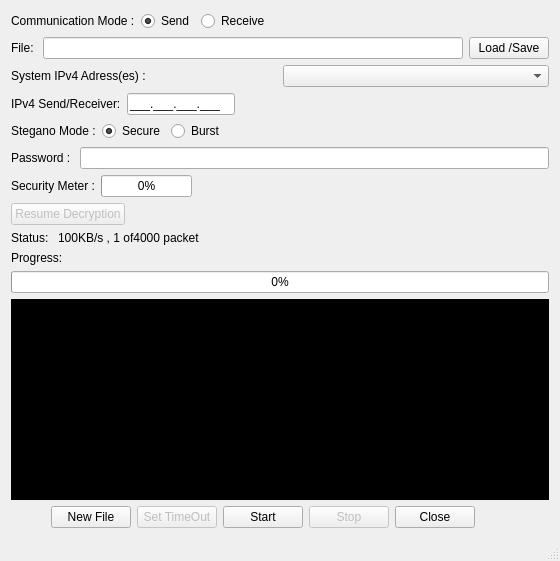
<?xml version="1.0" encoding="UTF-8"?>
<ui version="4.0">
 <class>MainWindow</class>
 <widget class="QMainWindow" name="MainWindow">
  <property name="geometry">
   <rect>
    <x>0</x>
    <y>0</y>
    <width>560</width>
    <height>561</height>
   </rect>
  </property>
  <property name="windowTitle">
   <string>MainWindow</string>
  </property>
  <property name="unifiedTitleAndToolBarOnMac">
   <bool>false</bool>
  </property>
  <widget class="QWidget" name="centralWidget">
   <layout class="QFormLayout" name="formLayout">
    <property name="fieldGrowthPolicy">
     <enum>QFormLayout::AllNonFixedFieldsGrow</enum>
    </property>
    <item row="0" column="0">
     <layout class="QHBoxLayout" name="horizontalLayout">
      <item>
       <widget class="QLabel" name="label">
        <property name="text">
         <string>Communication Mode :</string>
        </property>
        <property name="buddy">
         <cstring>rd_send</cstring>
        </property>
       </widget>
      </item>
      <item>
       <widget class="QRadioButton" name="rd_send">
        <property name="toolTip">
         <string>&lt;html&gt;&lt;head/&gt;&lt;body&gt;&lt;p&gt;&lt;span style=&quot; font-style:italic;&quot;&gt;Click this for sending a file&lt;/span&gt;&lt;/p&gt;&lt;/body&gt;&lt;/html&gt;</string>
        </property>
        <property name="text">
         <string>Send</string>
        </property>
        <property name="checked">
         <bool>true</bool>
        </property>
        <attribute name="buttonGroup">
         <string notr="true">cmode_radio</string>
        </attribute>
       </widget>
      </item>
      <item>
       <widget class="QRadioButton" name="rd_recv">
        <property name="toolTip">
         <string>&lt;html&gt;&lt;head/&gt;&lt;body&gt;&lt;p&gt;&lt;span style=&quot; font-style:italic;&quot;&gt;Click this for receive a file&lt;/span&gt;&lt;/p&gt;&lt;/body&gt;&lt;/html&gt;</string>
        </property>
        <property name="text">
         <string>Receive</string>
        </property>
        <attribute name="buttonGroup">
         <string notr="true">cmode_radio</string>
        </attribute>
       </widget>
      </item>
     </layout>
    </item>
    <item row="1" column="0" colspan="2">
     <layout class="QHBoxLayout" name="horizontalLayout_2">
      <item>
       <widget class="QLabel" name="label_2">
        <property name="text">
         <string>File: </string>
        </property>
        <property name="buddy">
         <cstring>txt_fpath</cstring>
        </property>
       </widget>
      </item>
      <item>
       <widget class="QLineEdit" name="txt_fpath"/>
      </item>
      <item>
       <widget class="QPushButton" name="btn_load">
        <property name="text">
         <string>Load /Save</string>
        </property>
       </widget>
      </item>
     </layout>
    </item>
    <item row="3" column="0">
     <layout class="QHBoxLayout" name="horizontalLayout_4">
      <item>
       <widget class="QLabel" name="label_4">
        <property name="text">
         <string>IPv4 Send/Receiver:</string>
        </property>
        <property name="buddy">
         <cstring>txt_fsysip</cstring>
        </property>
       </widget>
      </item>
      <item>
       <widget class="QLineEdit" name="txt_fsysip">
        <property name="inputMask">
         <string>000.000.000.000;_</string>
        </property>
       </widget>
      </item>
     </layout>
    </item>
    <item row="4" column="0">
     <layout class="QHBoxLayout" name="horizontalLayout_5">
      <item>
       <widget class="QLabel" name="label_5">
        <property name="text">
         <string>Stegano Mode :</string>
        </property>
        <property name="buddy">
         <cstring>rd_burst</cstring>
        </property>
       </widget>
      </item>
      <item>
       <widget class="QRadioButton" name="rd_secure">
        <property name="text">
         <string>Secure</string>
        </property>
        <property name="checked">
         <bool>true</bool>
        </property>
       </widget>
      </item>
      <item>
       <widget class="QRadioButton" name="rd_burst">
        <property name="text">
         <string>Burst</string>
        </property>
       </widget>
      </item>
     </layout>
    </item>
    <item row="5" column="0" colspan="2">
     <layout class="QHBoxLayout" name="horizontalLayout_6">
      <item>
       <widget class="QLabel" name="label_6">
        <property name="text">
         <string>Password : </string>
        </property>
        <property name="buddy">
         <cstring>txt_passwd</cstring>
        </property>
       </widget>
      </item>
      <item>
       <widget class="QLineEdit" name="txt_passwd">
        <property name="echoMode">
         <enum>QLineEdit::Password</enum>
        </property>
       </widget>
      </item>
     </layout>
    </item>
    <item row="6" column="0">
     <layout class="QHBoxLayout" name="horizontalLayout_7">
      <item>
       <widget class="QLabel" name="label_7">
        <property name="text">
         <string>Security Meter :</string>
        </property>
       </widget>
      </item>
      <item>
       <widget class="QProgressBar" name="pg_smeter">
        <property name="maximum">
         <number>100</number>
        </property>
        <property name="value">
         <number>0</number>
        </property>
       </widget>
      </item>
     </layout>
    </item>
    <item row="7" column="0">
     <layout class="QHBoxLayout" name="horizontalLayout_8">
      <item>
       <widget class="QPushButton" name="btn_decrypt">
        <property name="enabled">
         <bool>false</bool>
        </property>
        <property name="text">
         <string>Resume Decryption</string>
        </property>
       </widget>
      </item>
     </layout>
    </item>
    <item row="8" column="0">
     <layout class="QHBoxLayout" name="horizontalLayout_9">
      <item>
       <widget class="QLabel" name="label_9">
        <property name="text">
         <string>Status: </string>
        </property>
       </widget>
      </item>
      <item>
       <widget class="QLabel" name="lbl_status">
        <property name="text">
         <string>100KB/s , 1 of4000 packet</string>
        </property>
       </widget>
      </item>
     </layout>
    </item>
    <item row="9" column="0" colspan="2">
     <layout class="QVBoxLayout" name="verticalLayout">
      <item>
       <widget class="QLabel" name="label_11">
        <property name="text">
         <string>Progress:</string>
        </property>
       </widget>
      </item>
      <item>
       <widget class="QProgressBar" name="pg_progress">
        <property name="value">
         <number>0</number>
        </property>
       </widget>
      </item>
     </layout>
    </item>
    <item row="10" column="0" colspan="2">
     <widget class="QPlainTextEdit" name="txt_verbose">
      <property name="styleSheet">
       <string notr="true">color: rgb(0, 255, 0);
background-color: rgb(0, 0, 0);
selection-color: rgb(0, 0, 0);
selection-background-color: rgb(255, 255, 255);</string>
      </property>
      <property name="readOnly">
       <bool>true</bool>
      </property>
      <property name="plainText">
       <string/>
      </property>
      <property name="backgroundVisible">
       <bool>false</bool>
      </property>
     </widget>
    </item>
    <item row="11" column="0">
     <layout class="QHBoxLayout" name="horizontalLayout_10">
      <item>
       <spacer name="horizontalSpacer">
        <property name="orientation">
         <enum>Qt::Horizontal</enum>
        </property>
        <property name="sizeHint" stdset="0">
         <size>
          <width>40</width>
          <height>20</height>
         </size>
        </property>
       </spacer>
      </item>
      <item>
       <widget class="QPushButton" name="btn_new">
        <property name="enabled">
         <bool>true</bool>
        </property>
        <property name="text">
         <string>New File</string>
        </property>
       </widget>
      </item>
      <item>
       <widget class="QPushButton" name="btn_setTimeOut">
        <property name="enabled">
         <bool>false</bool>
        </property>
        <property name="text">
         <string>Set TimeOut</string>
        </property>
       </widget>
      </item>
      <item>
       <widget class="QPushButton" name="btn_start">
        <property name="text">
         <string>Start</string>
        </property>
       </widget>
      </item>
      <item>
       <widget class="QPushButton" name="btn_stop">
        <property name="enabled">
         <bool>false</bool>
        </property>
        <property name="text">
         <string>Stop</string>
        </property>
       </widget>
      </item>
      <item>
       <widget class="QPushButton" name="btn_close">
        <property name="text">
         <string>Close</string>
        </property>
       </widget>
      </item>
     </layout>
    </item>
    <item row="2" column="0" colspan="2">
     <layout class="QHBoxLayout" name="horizontalLayout_3">
      <property name="sizeConstraint">
       <enum>QLayout::SetMaximumSize</enum>
      </property>
      <item>
       <widget class="QLabel" name="label_3">
        <property name="text">
         <string>System IPv4 Adress(es) :</string>
        </property>
       </widget>
      </item>
      <item>
       <widget class="QComboBox" name="cbo_sysip">
        <property name="toolTip">
         <string>&lt;html&gt;&lt;head/&gt;&lt;body&gt;&lt;p&gt;&lt;span style=&quot; font-style:italic;&quot;&gt;This lists all IPv4 addresses of the system&lt;/span&gt;&lt;/p&gt;&lt;/body&gt;&lt;/html&gt;</string>
        </property>
        <property name="editable">
         <bool>false</bool>
        </property>
       </widget>
      </item>
     </layout>
    </item>
   </layout>
  </widget>
  <widget class="QMenuBar" name="menuBar">
   <property name="geometry">
    <rect>
     <x>0</x>
     <y>0</y>
     <width>560</width>
     <height>25</height>
    </rect>
   </property>
  </widget>
  <widget class="QStatusBar" name="statusBar"/>
 </widget>
 <layoutdefault spacing="6" margin="11"/>
 <resources/>
 <connections>
  <connection>
   <sender>btn_close</sender>
   <signal>clicked()</signal>
   <receiver>MainWindow</receiver>
   <slot>close()</slot>
   <hints>
    <hint type="sourcelabel">
     <x>476</x>
     <y>535</y>
    </hint>
    <hint type="destinationlabel">
     <x>540</x>
     <y>539</y>
    </hint>
   </hints>
  </connection>
 </connections>
 <buttongroups>
  <buttongroup name="cmode_radio"/>
 </buttongroups>
</ui>
